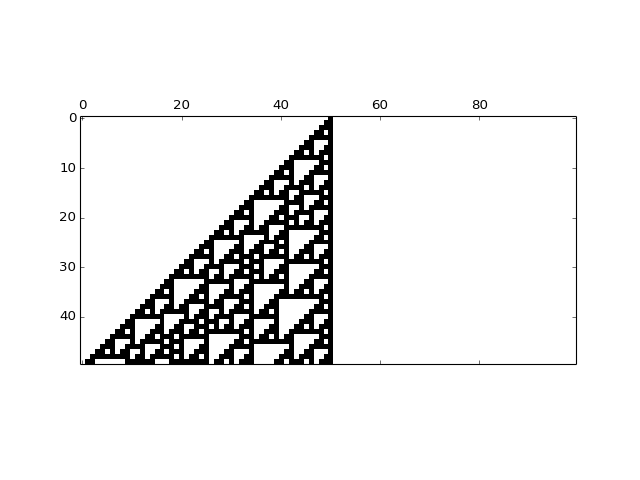

This chart was generated by the following Python code:
import numpy as np
import matplotlib.pyplot as plt

import dynpy.ca

num_nodes = 100
num_steps = 50
ca = dynpy.ca.CellularAutomaton(num_nodes=num_nodes, num_neighbors=1, ca_rule_number=110)
spacetime = np.zeros(shape=(num_steps,num_nodes), dtype='int')

cState = np.zeros(num_nodes)
cState[int(num_nodes/2)] = 1.0

for i in range(num_steps):
    spacetime[i,:] = cState
    cState = ca.getNextState(cState)

plt.spy(spacetime)
